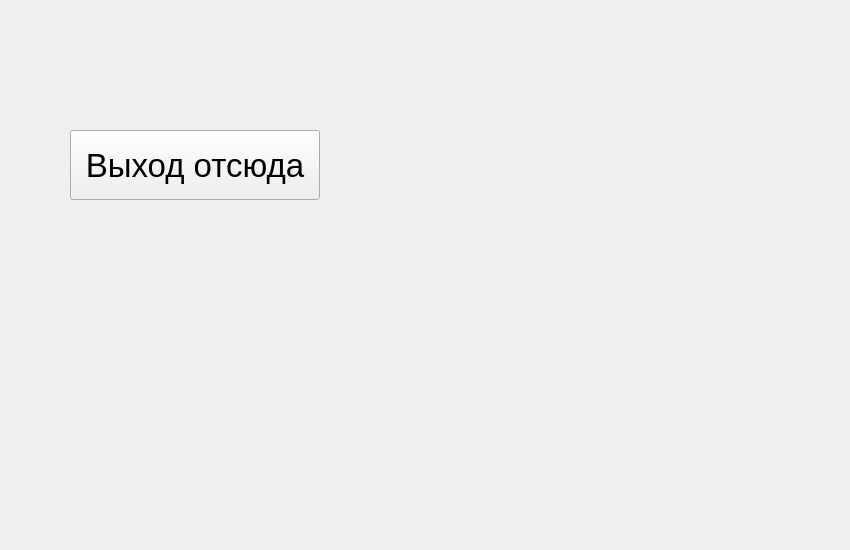
<?xml version="1.0" encoding="UTF-8"?>
<ui version="4.0">
 <class>Form</class>
 <widget class="QWidget" name="Form">
  <property name="geometry">
   <rect>
    <x>0</x>
    <y>0</y>
    <width>850</width>
    <height>550</height>
   </rect>
  </property>
  <property name="windowTitle">
   <string>Настройки</string>
  </property>
  <widget class="QPushButton" name="btn_settings_exit">
   <property name="geometry">
    <rect>
     <x>70</x>
     <y>130</y>
     <width>250</width>
     <height>70</height>
    </rect>
   </property>
   <property name="font">
    <font>
     <pointsize>25</pointsize>
    </font>
   </property>
   <property name="text">
    <string>Выход отсюда</string>
   </property>
  </widget>
 </widget>
 <resources/>
 <connections/>
</ui>
